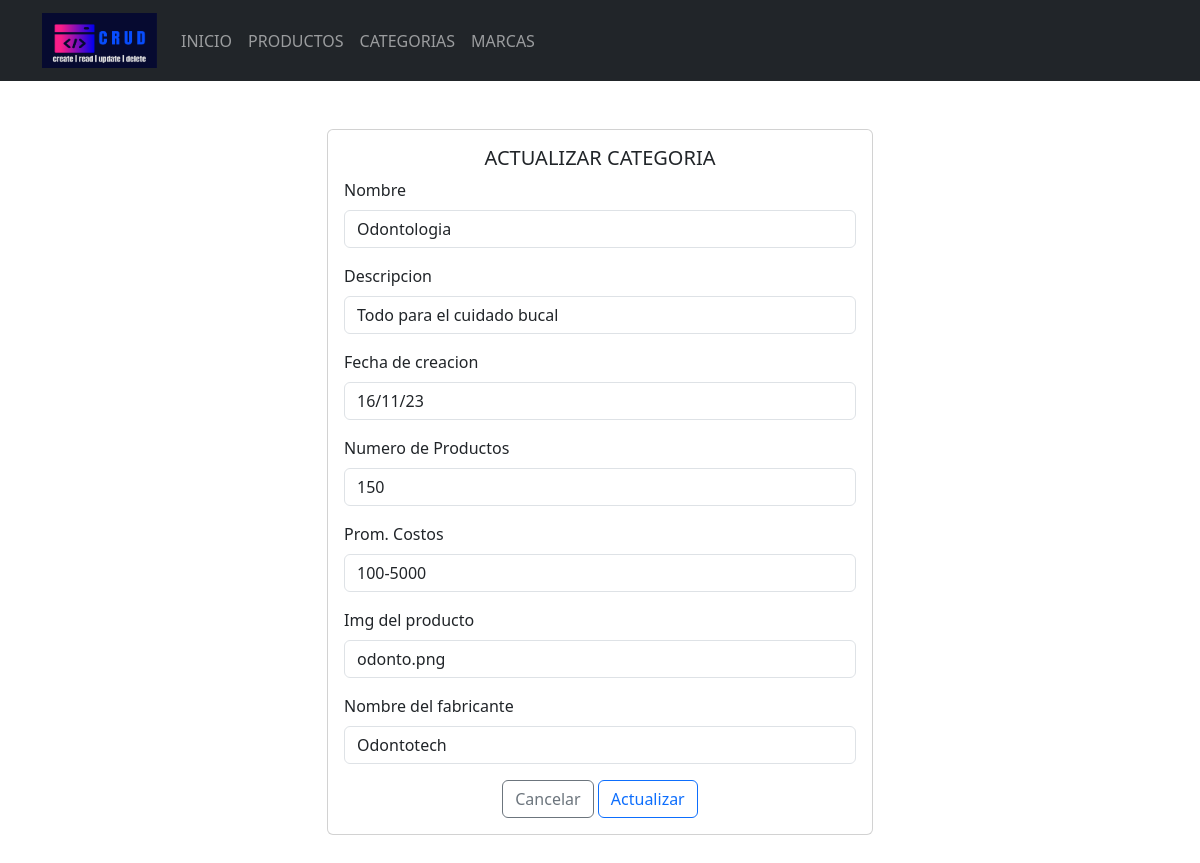
Page /Formularios/categorias/actualizar.php?Id=1 on the committed database.
### tables this page shows
CREATE TABLE `categoria` (
  `id_categoria` int(11) NOT NULL,
  `nom_categoria` varchar(100) NOT NULL,
  `descripcion` varchar(100) NOT NULL,
  `fech_creacion` varchar(100) NOT NULL,
  `num_producto` int(50) NOT NULL,
  `prom_costos` varchar(100) NOT NULL,
  `img_producto` varchar(100) NOT NULL,
  `nom_fabricante` varchar(100) NOT NULL
);

### Formularios/categorias/actualizar.php (the view, shortened to what this page needs)
<!doctype html>
<html lang="es">
<head>
    <link rel="stylesheet" href="<?php echo base_url; ?>css/bootstrap.min.css">
<body>
    <header>
        <nav class="navbar navbar-expand-lg bg-dark" data-bs-theme="dark">
            <div class="container">
                <a class="navbar-brand" href="<?php echo base_url; ?>">
                    <img src="<?php echo base_url; ?>img/logo.png" alt="logo" height="55" width="115">
                </a>
                <div class="collapse navbar-collapse" id="mi-menu">
                    <ul class="navbar-nav">
                        <li class="nav-item">
                            <a class="nav-link" href="<?php echo base_url; ?>">INICIO</a>
                        </li>
                        <li class="nav-item">
                            <a class="nav-link" href="<?php echo base_url; ?>Formularios/productos/index.php">PRODUCTOS</a>
                        </li>
                        <li class="nav-item">
                            <a class="nav-link" href="<?php echo base_url; ?>Formularios/categorias/index.php">CATEGORIAS</a>
                        </li>
                        <li class="nav-item">
                            <a class="nav-link" href="<?php echo base_url; ?>Formularios/marcas/index.php">MARCAS</a>
                        </li>
                    </ul>
                </div>
            </div>
        </nav>
    </header>
    <div class="container mt-5 mb-5">
        <div class="row justify-content-center">
            <div class="col-md-6">
                <div class="card">
                    <div class="card-body">
                        <h5 class="card-title text-center">ACTUALIZAR CATEGORIA</h5>
                        <form action="<?php echo base_url; ?>CRUDC/editarDatos.php" method="post">
                            <?php
                            include_once("../../config/conexion.php");
                            $sql = "SELECT * FROM categoria WHERE id_categoria =" . $_REQUEST['Id'];
                            $resultado = $conexion->query($sql);
                            $row = $resultado->fetch_assoc();
                            ?>
                            <div class="mb-3">
                                <label for="nom_categoria" class="form-label">Nombre</label>
                                <input type="text" class="form-control" id="nom_categoria" name="nom_categoria" placeholder="Nombre del producto" value="<?php echo $row['nom_categoria'] ?>">
                            </div>
                            <div class="mb-3">
                                <label for="descripcion" class="form-label">Descripcion</label>
                                <input type="text" class="form-control" id="descripcion" name="descripcion" placeholder="Nombre del producto" value="<?php echo $row['descripcion'] ?>">
                            </div>
                            <div class="mb-3">
                                <label for="fech_creacion" class="form-label">Fecha de creacion</label>
                                <input type="text" class="form-control" id="fech_creacion" name="fech_creacion" placeholder="Nombre del producto" value="<?php echo $row['fech_creacion'] ?>">
                            </div>
                            <div class="mb-3">
                                <label for="num_producto" class="form-label">Numero de Productos</label>
                                <input type="text" class="form-control" id="num_producto" name="num_producto" placeholder="Nombre del producto" value="<?php echo $row['num_producto'] ?>">
                            </div>
                            <div class="mb-3">
                                <label for="prom_costos" class="form-label">Prom. Costos</label>
                                <input type="text" class="form-control" id="prom_costos" name="prom_costos" placeholder="Nombre del producto" value="<?php echo $row['prom_costos'] ?>">
                            </div>
                            <div class="mb-3">
                                <label for="img_producto" class="form-label">Img del producto</label>
                                <input type="text" class="form-control" id="img_producto" name="img_producto" placeholder="Nombre del producto" value="<?php echo $row['img_producto'] ?>">
                            </div>
                            <div class="mb-3">
                                <label for="nom_fabricante" class="form-label">Nombre del fabricante</label>
                                <input type="text" class="form-control" id="nom_fabricante" name="nom_fabricante" placeholder="Nombre del producto" value="<?php echo $row['nom_fabricante'] ?>">
                            </div>
                            <div class="text-center">
                                <a href="../productos/index.php" type="submit" class="btn btn-outline-secondary">Cancelar</a>
                                <button type="submit" class="btn btn-outline-primary">Actualizar</button>
                            </div>
                        </form>
                    </div>
                </div>
            </div>
        </div>
    </div>
</body>
</html>

### rows in the picture
categoria: nom_categoria "Odontologia", descripcion "Todo para el cuidado bucal", fech_creacion "16/11/23", num_producto "150", prom_costos "100-5000", img_producto "odonto.png", nom_fabricante "Odontotech"
